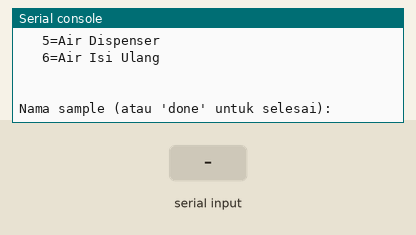
Simulated run of this program. Board: Raspberry Pi Pico running MicroPython. Shown: the last lines printed to the serial console. The test bench sets the inputs (shaded band). Files the program writes start out absent.

Above: at 1.2 s.
1.3 s: "L" typed at the serial console, then Enter
At 1.9 s:
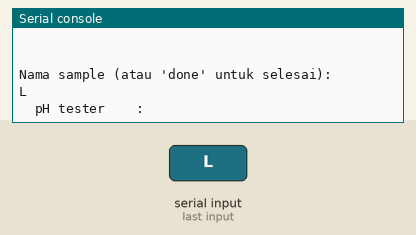
2.8 s: "done" typed at the serial console, then Enter
At 4.2 s:
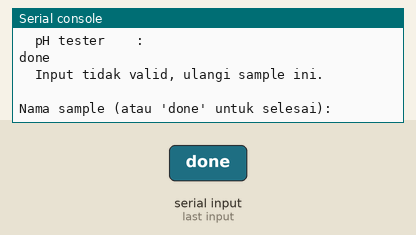

The program:

collect_data.py
```python
from machine import ADC, Pin
import time
import onewire, ds18x20

# ===== SETUP SENSOR =====
tds_sensor = ADC(Pin(27))
ph_sensor = ADC(Pin(26))
turb_sensor = ADC(Pin(28))
ds_pin = Pin(16)
ds_sensor = ds18x20.DS18X20(onewire.OneWire(ds_pin))
roms = ds_sensor.scan()

def read_temp():
    ds_sensor.convert_temp()
    time.sleep(0.75)
    return ds_sensor.read_temp(roms[0])

def read_voltage(pin, n=10):
    total = 0
    for _ in range(n):
        total += pin.read_u16()
        time.sleep_ms(5)
    raw = total / n
    return raw, raw * 3.3 / 65535

# ===== KALIBRASI TURBIDITY =====
NILAI_JERNIH = 2150
NILAI_KERUH = 200
RANGE_NILAI = NILAI_JERNIH - NILAI_KERUH

def baca_ntu():
    raw_16bit = turb_sensor.read_u16()
    nilai = raw_16bit >> 4
    if nilai >= NILAI_JERNIH:
        ntu = 0.0
    elif nilai <= NILAI_KERUH:
        ntu = 100.0
    else:
        ntu = (NILAI_JERNIH - nilai) * 100.0 / RANGE_NILAI
    tegangan = nilai * 3.3 / 4095.0
    return nilai, tegangan, ntu

# ===== DAFTAR JENIS AIR =====
JENIS_AIR = [
    "1=Mineral", "2=RO/Demineral", "3=Alkaline",
    "4=Air Rebus", "5=Air Dispenser", "6=Air Isi Ulang"
]

print("=== DATASET COLLECTOR - 26 SAMPLE AIR ===")
print("Untuk tiap sample: masukkan nama, pH, PPM (tester), kelayakan, jenis air")
print("NTU dihitung otomatis dari sensor")
print("Kode jenis air:")
for j in JENIS_AIR:
    print("  ", j)
print()

# Header CSV
try:
    with open("dataset_air.csv", "x") as f:
        f.write("nama_sample,ph_label,ppm_label,status_air,kelayakan,jenis_air,raw_ph,volt_ph,raw_tds,volt_tds,comp_volt_tds,raw_turb,volt_turb,ntu_sensor,suhu\n")
except OSError:
    pass

def status_dari_ph(ph):
    if ph < 6.5:
        return "ASAM"
    elif ph > 8.5:
        return "BASA"
    else:
        return "NETRAL"

while True:
    nama = input("\nNama sample (atau 'done' untuk selesai): ")
    if nama.strip().lower() == "done":
        break

    try:
        ph_label = float(input("  pH tester    : "))
        ppm_label = float(input("  PPM tester   : "))
        kelayakan_in = input("  Kelayakan (L=LAYAK / T=TIDAK LAYAK): ").strip().upper()
        kelayakan = "LAYAK" if kelayakan_in == "L" else "TIDAK LAYAK"
        jenis_in = int(input("  Jenis air (pilih nomor 1-6 dari list di atas): "))
        jenis_air = JENIS_AIR[jenis_in - 1].split("=")[1]
    except (ValueError, IndexError):
        print("  Input tidak valid, ulangi sample ini.")
        continue

    status_air = status_dari_ph(ph_label)

    print(f"  -> Status: {status_air} | Kelayakan: {kelayakan} | Jenis: {jenis_air}")
    print("  Tunggu probe settle (15 detik)...")
    time.sleep(15)

    print("  Mengambil 200 sample...")

    with open("dataset_air.csv", "a") as f:
        for i in range(200):
            temperature = read_temp()

            raw_ph, volt_ph = read_voltage(ph_sensor, n=10)
            raw_tds, volt_tds = read_voltage(tds_sensor, n=10)
            raw_turb, volt_turb, ntu_sensor = baca_ntu()

            comp_coef = 1.0 + 0.02 * (temperature - 25.0)
            comp_volt_tds = volt_tds / comp_coef

            line = (f"{nama},{ph_label},{ppm_label},"
                    f"{status_air},{kelayakan},{jenis_air},"
                    f"{raw_ph:.2f},{volt_ph:.4f},{raw_tds:.2f},{volt_tds:.4f},{comp_volt_tds:.4f},"
                    f"{raw_turb},{volt_turb:.4f},{ntu_sensor:.2f},{temperature:.2f}\n")
            f.write(line)

            if (i + 1) % 50 == 0:
                print("    ", i + 1, "/200")

    print(f"  ==> Sample '{nama}' selesai, 200 baris tersimpan.")
    print("  Bilas SEMUA probe (pH, TDS, turbidity) sebelum lanjut")

print("\n=== SELESAI ===")
print("Dataset tersimpan di dataset_air.csv")
print("Download via Thonny: Files panel -> klik kanan dataset_air.csv -> Download")
```

Measured:
- after the input at 1.3 s, the serial console: prints a new line at once (image 1)
- after the input at 2.8 s, the serial console: prints a new line at once (image 2)
